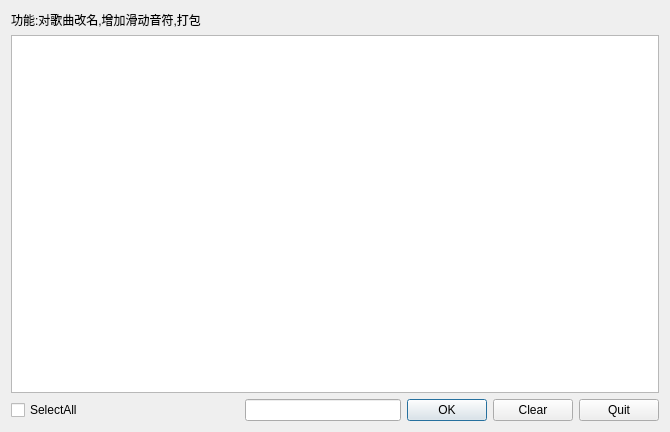
<?xml version="1.0" encoding="UTF-8"?>
<ui version="4.0">
 <class>QThreeInOneDialog</class>
 <widget class="QDialog" name="QThreeInOneDialog">
  <property name="geometry">
   <rect>
    <x>0</x>
    <y>0</y>
    <width>670</width>
    <height>432</height>
   </rect>
  </property>
  <property name="windowTitle">
   <string>Dialog</string>
  </property>
  <layout class="QGridLayout" name="gridLayout">
   <item row="0" column="0">
    <layout class="QVBoxLayout" name="verticalLayout">
     <item>
      <widget class="QLabel" name="label">
       <property name="text">
        <string>功能:对歌曲改名,增加滑动音符,打包</string>
       </property>
       <property name="textFormat">
        <enum>Qt::PlainText</enum>
       </property>
       <property name="wordWrap">
        <bool>true</bool>
       </property>
      </widget>
     </item>
     <item>
      <widget class="QListWidget" name="listWidget"/>
     </item>
     <item>
      <layout class="QHBoxLayout" name="horizontalLayout">
       <item>
        <widget class="QCheckBox" name="selectAll">
         <property name="text">
          <string>SelectAll</string>
         </property>
        </widget>
       </item>
       <item>
        <spacer name="horizontalSpacer">
         <property name="orientation">
          <enum>Qt::Horizontal</enum>
         </property>
         <property name="sizeHint" stdset="0">
          <size>
           <width>148</width>
           <height>20</height>
          </size>
         </property>
        </spacer>
       </item>
       <item>
        <widget class="QLineEdit" name="lineEdit">
         <property name="text">
          <string/>
         </property>
        </widget>
       </item>
       <item>
        <widget class="QPushButton" name="ok">
         <property name="text">
          <string>OK</string>
         </property>
        </widget>
       </item>
       <item>
        <widget class="QPushButton" name="clear">
         <property name="text">
          <string>Clear</string>
         </property>
        </widget>
       </item>
       <item>
        <widget class="QPushButton" name="quit">
         <property name="text">
          <string>Quit</string>
         </property>
        </widget>
       </item>
      </layout>
     </item>
    </layout>
   </item>
  </layout>
 </widget>
 <resources/>
 <connections/>
</ui>
